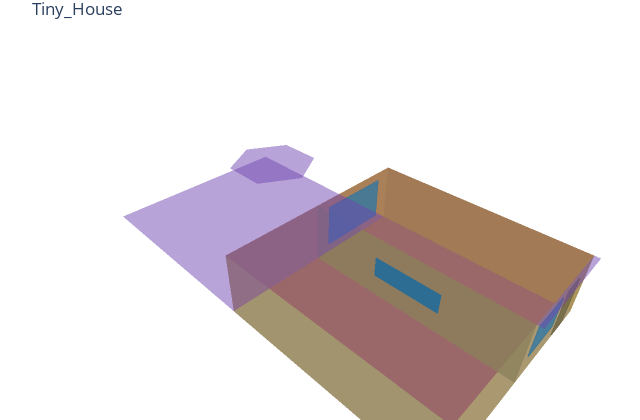

Notebook cell for this chart:
### Markdown cell above
### Plot first Honeybee model with default settings

This cell demonstrates the basic usage of the `plot_honeybee_model` function using one of the sample Honeybee models fetched from the Honeybee-schema repository. The function visualizes the model’s geometry directly inside the Jupyter notebook, displaying rooms, faces, apertures, and shading surfaces in 3D.

### Code cell
from plot_honeybee_model import plot_honeybee_model

example_model = sample_models[19]

plot_honeybee_model(example_model)

### Figure 1 — Plotly figure (JSON) as saved in the notebook; plotly's stock layout.template omitted (floating-point values rounded to 4 significant figures)
{"data": [{"color": "#808080", "flatshading": true, "hoverinfo": "skip", "i": [3, 1, 5, 2], "j": [0, 2, 3, 4], "k": [1, 3, 2, 5], "lighting": {"ambient": 0.6, "diffuse": 0.4}, "name": "exterior_floor", "opacity": 0.5, "showlegend": false, "x": [0.0, 0.0, 5.0, 5.0, 10.0, 10.0], "y": [0.0, 10.0, 10.0, 0.0, 10.0, 0.0], "z": [0.0, 0.0, 0.0, 0.0, 0.0, 0.0], "type": "mesh3d"}, {"color": "#801414", "flatshading": true, "hoverinfo": "skip", "i": [3, 1, 0, 5], "j": [0, 2, 4, 1], "k": [1, 3, 5, 0], "lighting": {"ambient": 0.6, "diffuse": 0.4}, "name": "roof", "opacity": 0.5, "showlegend": false, "x": [5.0, 5.0, 0.0, 0.0, 10.0, 10.0], "y": [0.0, 10.0, 10.0, 0.0, 0.0, 10.0], "z": [3.0, 3.0, 3.0, 3.0, 3.0, 3.0], "type": "mesh3d"}, {"color": "#e6b43c", "flatshading": true, "hoverinfo": "skip", "i": [3, 1, 7, 5, 4, 2, 0, 9, 8, 11, 10, 6], "j": [0, 2, 4, 6, 3, 5, 8, 1, 10, 9, 7, 11], "k": [1, 3, 5, 7, 2, 4, 9, 0, 11, 8, 6, 10], "lighting": {"ambient": 0.6, "diffuse": 0.4}, "name": "exterior_wall", "opacity": 0.5, "showlegend": false, "x": [5.0, 5.0, 0.0, 0.0, 0.0, 0.0, 5.0, 5.0, 10.0, 10.0, 10.0, 10.0], "y": [10.0, 10.0, 10.0, 10.0, 0.0, 0.0, 0.0, 0.0, 10.0, 10.0, 0.0, 0.0], "z": [3.0, 0.0, 0.0, 3.0, 3.0, 0.0, 0.0, 3.0, 3.0, 0.0, 3.0, 0.0], "type": "mesh3d"}, {"color": "#e6d796", "flatshading": true, "hoverinfo": "skip", "i": [3, 1, 0, 2], "j": [0, 2, 3, 1], "k": [1, 3, 2, 0], "lighting": {"ambient": 0.6, "diffuse": 0.4}, "name": "interior_wall", "opacity": 0.5, "showlegend": false, "x": [5.0, 5.0, 5.0, 5.0], "y": [0.0, 0.0, 10.0, 10.0], "z": [3.0, 0.0, 0.0, 3.0], "type": "mesh3d"}, {"color": "#40b4ff", "flatshading": true, "hoverinfo": "skip", "i": [6, 2, 1, 1, 0, 0, 2, 2, 4, 4, 6, 6, 14, 10, 9, 9, 8, 8, 10, 10, 12, 12, 14, 14], "j": [0, 4, 5, 7, 2, 3, 4, 5, 6, 7, 0, 1, 8, 12, 13, 15, 10, 11, 12, 13, 14, 15, 8, 9], "k": [2, 6, 3, 5, 3, 1, 5, 3, 7, 5, 1, 7, 10, 14, 11, 13, 11, 9, 13, 11, 15, 13, 9, 15], "lighting": {"ambient": 0.6, "diffuse": 0.4}, "name": "aperture", "opacity": 0.5, "showlegend": false, "x": [4.5, 4.5, 4.5, 4.5, 2.5, 2.5, 2.5, 2.5, 0.7322, 0.7322, 0.7322, 0.7322, 4.268, 4.268, 4.268, 4.268], "y": [10.02, 9.98, 10.02, 9.98, 10.02, 9.98, 10.02, 9.98, -0.02, 0.02, -0.02, 0.02, -0.02, 0.02, -0.02, 0.02], "z": [2.5, 2.5, 1.0, 1.0, 1.0, 1.0, 2.5, 2.5, 2.561, 2.561, 0.4393, 0.4393, 0.4393, 0.4393, 2.561, 2.561], "type": "mesh3d"}, {"color": "#40b4ff", "flatshading": true, "hoverinfo": "skip", "i": [6, 2, 1, 1, 0, 0, 2, 2, 4, 4, 6, 6, 1, 5, 6, 6, 7, 7, 5, 5, 3, 3, 1, 1], "j": [0, 4, 5, 7, 2, 3, 4, 5, 6, 7, 0, 1, 7, 3, 2, 0, 5, 4, 3, 2, 1, 0, 7, 6], "k": [2, 6, 3, 5, 3, 1, 5, 3, 7, 5, 1, 7, 5, 1, 4, 2, 4, 6, 2, 4, 0, 2, 6, 0], "lighting": {"ambient": 0.6, "diffuse": 0.4}, "name": "interior_aperture", "opacity": 0.5, "showlegend": false, "x": [5.02, 4.98, 5.02, 4.98, 5.02, 4.98, 5.02, 4.98], "y": [3.419, 3.419, 3.419, 3.419, 6.581, 6.581, 6.581, 6.581], "z": [1.974, 1.974, 1.026, 1.026, 1.026, 1.026, 1.974, 1.974], "type": "mesh3d"}, {"color": "#a09664", "flatshading": true, "hoverinfo": "skip", "i": [6, 2, 1, 1, 0, 0, 2, 2, 4, 4, 6, 6], "j": [0, 4, 5, 7, 2, 3, 4, 5, 6, 7, 0, 1], "k": [2, 6, 3, 5, 3, 1, 5, 3, 7, 5, 1, 7], "lighting": {"ambient": 0.6, "diffuse": 0.4}, "name": "door", "opacity": 0.5, "showlegend": false, "x": [2.0, 2.0, 2.0, 2.0, 1.0, 1.0, 1.0, 1.0], "y": [10.02, 9.98, 10.02, 9.98, 10.02, 9.98, 10.02, 9.98], "z": [2.5, 2.5, 0.1, 0.1, 0.1, 0.1, 2.5, 2.5], "type": "mesh3d"}, {"color": "#784bbe", "flatshading": true, "hoverinfo": "skip", "i": [3, 1, 7, 5, 13, 13, 13, 11], "j": [0, 2, 4, 6, 8, 9, 10, 12], "k": [1, 3, 5, 7, 9, 10, 11, 13], "lighting": {"ambient": 0.6, "diffuse": 0.4}, "name": "outdoor_shade", "opacity": 0.5, "showlegend": false, "x": [0.0, 5.0, 5.0, 0.0, 0.0, 10.0, 10.0, 0.0, 3.268, 5.0, 6.732, 6.732, 5.0, 3.268], "y": [10.0, 10.0, 10.25, 10.25, -10.0, -10.0, 0.0, 0.0, -4.0, -5.0, -4.0, -2.0, -1.0, -2.0], "z": [3.0, 3.0, 3.0, 3.0, 0.0, 0.0, 0.0, 0.0, 4.0, 4.0, 4.0, 4.0, 4.0, 4.0], "type": "mesh3d"}], "layout": {"margin": {"l": 0, "r": 0, "t": 30, "b": 0}, "scene": {"xaxis": {"visible": false}, "yaxis": {"visible": false}, "zaxis": {"visible": false}, "aspectmode": "data"}, "title": {"text": "Tiny_House"}, "width": 640, "height": 420, "paper_bgcolor": "white", "plot_bgcolor": "white", "showlegend": false}}
